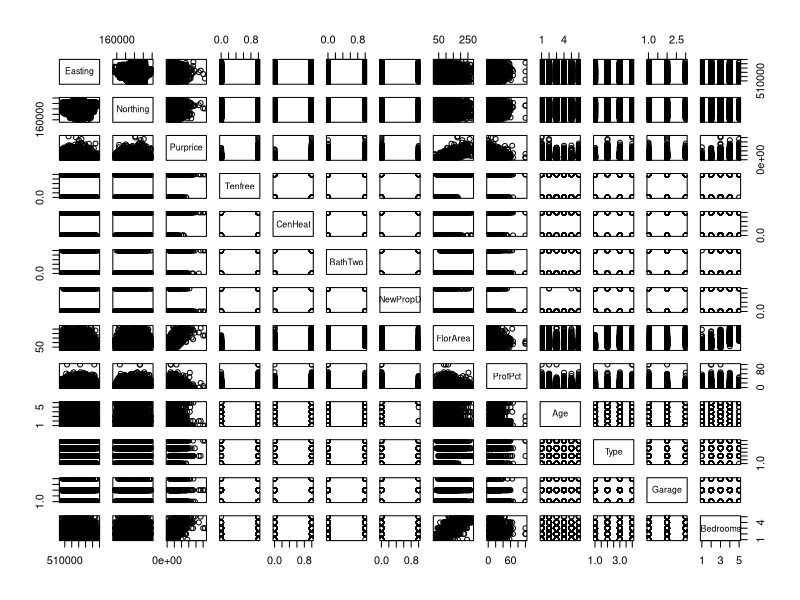

Write the R code that produced this figure.
## ---- chunk 1
knitr::opts_chunk$set(echo = TRUE)
## ---- chunk 2
library(ggplot2)
## ---- chunk 3
library(MASS)
LondonData <- read.csv("data/DataScienceProj.csv",stringsAsFactors=FALSE)
head(LondonData)
summary(LondonData)
LondonData <- LondonData[LondonData$Purprice < 600000,]
## ---- chunk 4
Dummy2Factor <- function(mat,lev1="Level1") {
      mat <- as.matrix(mat)
      factor((mat %*% (1:ncol(mat))) + 1,
          labels = c(lev1, colnames(mat)))
}

Age      <- Dummy2Factor(LondonData[,5:9],"PreWW1")
Type     <- Dummy2Factor(LondonData[,10:12],"Others")
Garage   <- Dummy2Factor(LondonData[,13:14],"HardStnd")
Bedrooms <- Dummy2Factor(LondonData[,18:21],"BedOne")

MyData <- data.frame(LondonData[,c(2:4,15:17,22,23,26)],Age,Type,Garage,Bedrooms)
head(MyData)
## ---- chunk 5
set.seed(1) 
s <- sample(nrow(MyData), round(.5*nrow(MyData)))
train_MyData <- MyData[s,]
test_MyData <- MyData[-s,]

MyData$Purprice <- as.factor(MyData$Purprice)
pairs(train_MyData)
## ---- chunk 6
reg_model <- glm(Purprice ~ ., data = train_MyData)
step(glm(Purprice ~ ., data = train_MyData),direction = "both")
summary(reg_model)
